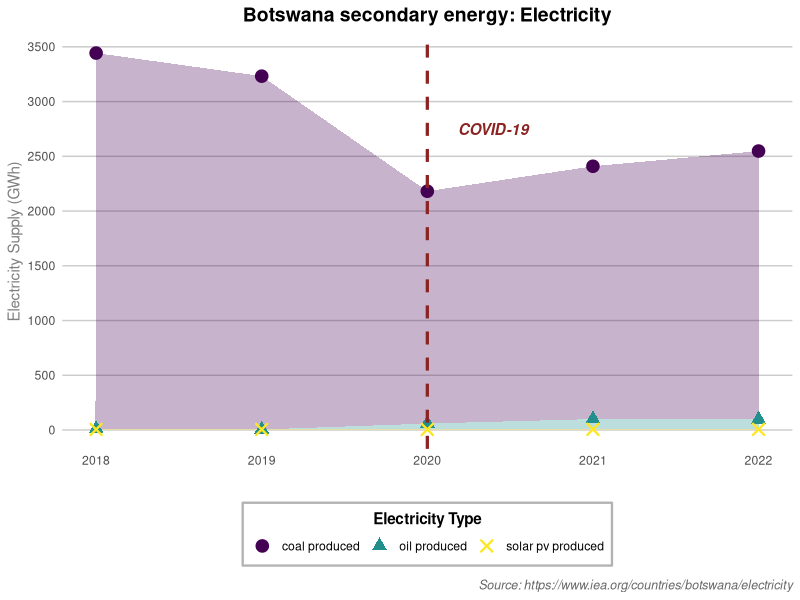
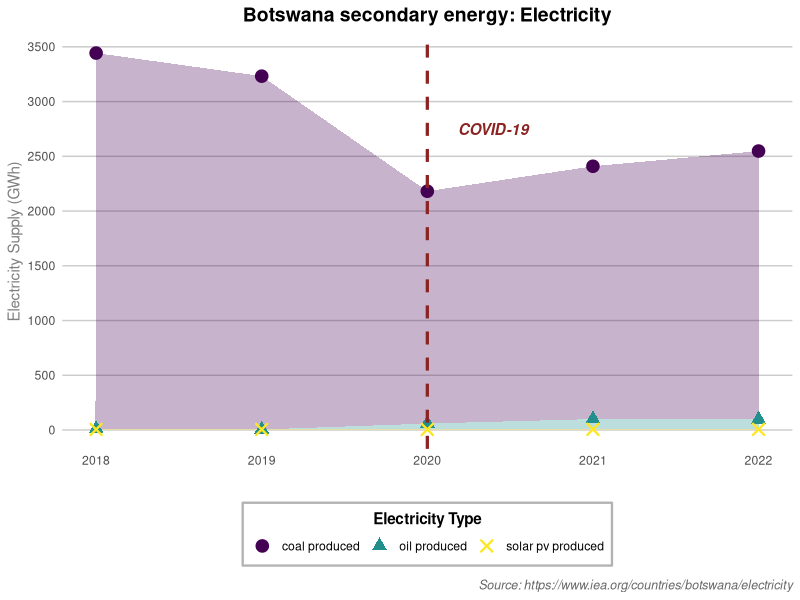

R code for these plots, in order:
library(tidyverse)

# # https://au-afrec.org/botswana data
# coal_produced <- c(593, 1879, 1335,1470, 1805)
# imported <- c(115, 95, 180, 120, 158)
# year <- seq(2018, 2022, 1)

# df_electricity <- tibble(Year=year, 
#                          coal_produced, 
#                          imported, 
#                          # total=coal_produced + imported
#                          )

# df_analysis <- df_electricity |>
#   mutate(total = coal_produced + imported) |>
#   reframe(across(c(coal_produced, imported), 
#                  function (x) paste0(round(x/total*100, 1), '%'),
#                  .names='{.col}_prop')) |>
#   mutate(year=seq(2018,2022,1), .before=coal_produced_prop)

# df_analysis

# https://www.iea.org/countries/botswana/electricity
df_electricity <- read_csv('../data/electricity.csv',) |>
  rename(Group = `electricity generation sources in Botswana`) |>
  filter(Year >= 2018) |>
  select(-Units) |>
  mutate(Value = ifelse(is.na(Value), 0, Value))
df_electricity

# analysis
df_total <- df_electricity |>
  pivot_wider(names_from=Group, values_from = Value) |>
  mutate(total = Coal+Oil+`Solar PV`)

# analysis 1: percentage increase in electricity
orig <- df_total$total[3]
new <- df_total$total[5]
formatted <-'Percentage increase in electricity\n----------------------------------\n' 
cat(formatted, paste0('+ ', round((new-orig)/orig*100,1), '%'))

# analysis 2: proportion of sources in electricity generation 
df_prop_source <- df_total |>
  reframe(across(c(Coal:`Solar PV`), 
                 function(x) paste0(round(x/total*100, 1), '%'),
                 .names='{.col}_prop'))
df_prop_source




electricity_plot <- df_electricity |>
  mutate(Group = paste(tolower(Group), 'produced')) |>
  ggplot(aes(x=Year, y=Value, fill=Group)) +
  geom_area(alpha=0.3, position='stack', 
            show.legend = FALSE) +
  geom_point(aes(shape=Group, color=Group),stroke=1.2, 
             position='stack', size=3) +
  theme_minimal() +
  theme(panel.grid.major=element_blank()) +
  scale_x_continuous(breaks=seq(2018, 2022, 1)) +
  scale_y_continuous(breaks=seq(0, 4000, 500),
                     labels= function(x) paste0(x, '')) +
  geom_vline(xintercept=2020, col='brown4', lty=2, lwd=1.1) +
  annotate('text', x=2020.4, y=2750, label='COVID-19', fontface='bold.italic',color='brown4') +
  labs(title='Botswana secondary energy: Electricity',
       caption=paste0('Source: ', 'https://www.iea.org/countries/botswana/electricity')) +
  ylab('Electricity Supply (GWh)') +
  xlab('') +
  theme(panel.grid.minor=element_blank(),
        panel.grid.major = element_line(
          color = "gray80",  # Darker gray (adjust as needed)
          linewidth = 0.5,   # Slightly thicker
          linetype = "solid"
        ),
        panel.grid.major.x=element_blank(),
        plot.title=element_text(
          hjust=0.5,
          size=14,
          face='bold'
        ),
        plot.caption=element_text(
          hjust=1,
          size=9,
          color='gray40',
          face='italic',
          margin=margin(t=10)
        ),
        axis.title.y=element_text(color='grey50'),
        legend.position='bottom',
        legend.title = element_text(hjust=0.5,
                                    face='bold'),
        legend.title.position = 'top',
        legend.box.background=element_rect(color='grey70',
                                           linewidth=0.8)) +
  scale_color_viridis_d(option='D',
                         name='Electricity Type',
                         direction=1,
                         end=1
  ) +
  scale_fill_viridis_d(option='D',
                       name='Electricity Type',
                       direction=1,
                       end=1
  ) +  
  scale_shape_manual(
    values = c('coal produced' = 19,
               'oil produced' = 17,
               'solar pv produced' = 4),
    name='Electricity Type'
  ) 
electricity_plot

# save plot
ggsave('electricity_plot.png',plot=electricity_plot, width=9, height=7,dpi=600)
